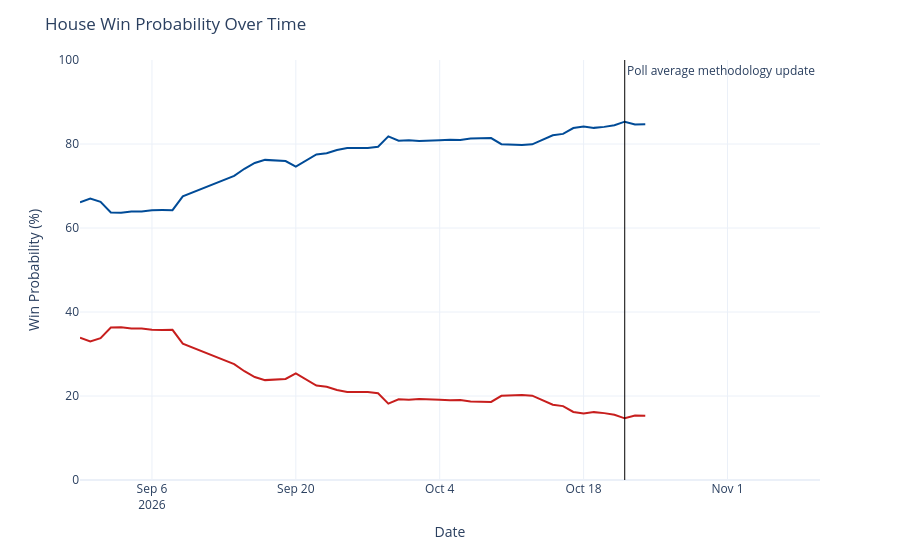

The notebook cell saved with this chart:
### Code cell
chance_over_time = output_ts[(output_ts['geo'] == 'US House') &
                             (output_ts['type'] == 'chance')]
chance_over_time['rep_chance'] = chance_over_time['y'].map(lambda x: 100 - x)
chance_over_time = chance_over_time.rename({'y': 'Democrats', 'rep_chance': 'Republicans'}, axis=1)
chance_time_ser = px.line(chance_over_time, x='date', y=['Democrats', 'Republicans'], template='plotly_white',
                         color_discrete_map={'Democrats': '#004b97', 'Republicans': '#c71e1d'},)
chance_time_ser.update_traces(hovertemplate="%{y:.1f}%")
chance_time_ser.update_layout(
    xaxis=dict(range=[pd.to_datetime('2026-08-30'), pd.to_datetime('2026-11-10')]),
    yaxis=dict(range=[0, 100]),
    xaxis_title='Date',
    yaxis_title='Win Probability (%)',
    title=dict(text="House Win Probability Over Time"),
    hovermode="x",
    showlegend=False
)
chance_time_ser.add_vline(x=pd.to_datetime('2026-10-22').timestamp() * 1000, line_width=1, line_color='black',
                          annotation_text='Poll average methodology update', annotation_position='top right')
chance_time_ser

### Figure 1 — Plotly figure (JSON) as saved in the notebook; plotly's stock layout.template omitted (floating-point values rounded to 4 significant figures)
{"data": [{"hovertemplate": "%{y:.1f}%", "legendgroup": "Democrats", "line": {"color": "#004b97", "dash": "solid"}, "marker": {"symbol": "circle"}, "mode": "lines", "name": "Democrats", "orientation": "v", "showlegend": true, "type": "scatter", "x": ["2026-08-30", "2026-08-31", "2026-09-01", "2026-09-02", "2026-09-03", "2026-09-04", "2026-09-05", "2026-09-06", "2026-09-07", "2026-09-08", "2026-09-09", "2026-09-14", "2026-09-15", "2026-09-16", "2026-09-17", "2026-09-18", "2026-09-19", "2026-09-20", "2026-09-21", "2026-09-22", "2026-09-23", "2026-09-24", "2026-09-25", "2026-09-26", "2026-09-27", "2026-09-28", "2026-09-29", "2026-09-30", "2026-10-01", "2026-10-02", "2026-10-03", "2026-10-04", "2026-10-05", "2026-10-06", "2026-10-07", "2026-10-08", "2026-10-09", "2026-10-10", "2026-10-11", "2026-10-12", "2026-10-13", "2026-10-15", "2026-10-16", "2026-10-17", "2026-10-18", "2026-10-19", "2026-10-20", "2026-10-21", "2026-10-22", "2026-10-23", "2026-10-24"], "xaxis": "x", "y": [66.12, 67.02, 66.25, 63.69, 63.65, 63.91, 63.91, 64.23, 64.27, 64.25, 67.54, 72.39, 74.1, 75.49, 76.22, 76.08, 75.94, 74.59, 76.12, 77.51, 77.78, 78.58, 79.05, 79.05, 79.05, 79.34, 81.82, 80.78, 80.9, 80.69, 80.7, 80.88, 81.01, 80.94, 81.32, 81.39, 81.42, 79.94, 79.78, 79.75, 79.92, 82.09, 82.41, 83.8, 84.17, 83.84, 84.08, 84.45, 85.31, 84.64, 84.7], "yaxis": "y"}, {"hovertemplate": "%{y:.1f}%", "legendgroup": "Republicans", "line": {"color": "#c71e1d", "dash": "solid"}, "marker": {"symbol": "circle"}, "mode": "lines", "name": "Republicans", "orientation": "v", "showlegend": true, "type": "scatter", "x": ["2026-08-30", "2026-08-31", "2026-09-01", "2026-09-02", "2026-09-03", "2026-09-04", "2026-09-05", "2026-09-06", "2026-09-07", "2026-09-08", "2026-09-09", "2026-09-14", "2026-09-15", "2026-09-16", "2026-09-17", "2026-09-18", "2026-09-19", "2026-09-20", "2026-09-21", "2026-09-22", "2026-09-23", "2026-09-24", "2026-09-25", "2026-09-26", "2026-09-27", "2026-09-28", "2026-09-29", "2026-09-30", "2026-10-01", "2026-10-02", "2026-10-03", "2026-10-04", "2026-10-05", "2026-10-06", "2026-10-07", "2026-10-08", "2026-10-09", "2026-10-10", "2026-10-11", "2026-10-12", "2026-10-13", "2026-10-15", "2026-10-16", "2026-10-17", "2026-10-18", "2026-10-19", "2026-10-20", "2026-10-21", "2026-10-22", "2026-10-23", "2026-10-24"], "xaxis": "x", "y": [33.88, 32.98, 33.75, 36.31, 36.35, 36.09, 36.09, 35.77, 35.73, 35.75, 32.46, 27.61, 25.9, 24.51, 23.78, 23.92, 24.06, 25.41, 23.88, 22.49, 22.22, 21.42, 20.95, 20.95, 20.95, 20.66, 18.18, 19.22, 19.1, 19.31, 19.3, 19.12, 18.99, 19.06, 18.68, 18.61, 18.58, 20.06, 20.22, 20.25, 20.08, 17.91, 17.59, 16.2, 15.83, 16.16, 15.92, 15.55, 14.69, 15.36, 15.3], "yaxis": "y"}], "layout": {"annotations": [{"showarrow": false, "text": "Poll average methodology update", "x": 1792627200000, "xanchor": "left", "xref": "x", "y": 1, "yanchor": "top", "yref": "y domain"}], "hovermode": "x", "legend": {"title": {"text": "variable"}, "tracegroupgap": 0}, "margin": {"t": 60}, "shapes": [{"line": {"color": "black", "width": 1}, "type": "line", "x0": 1792627200000, "x1": 1792627200000, "xref": "x", "y0": 0, "y1": 1, "yref": "y domain"}], "showlegend": false, "title": {"text": "House Win Probability Over Time"}, "xaxis": {"anchor": "y", "domain": [0, 1], "range": ["2026-08-30T00:00:00", "2026-11-10T00:00:00"], "title": {"text": "Date"}}, "yaxis": {"anchor": "x", "domain": [0, 1], "range": [0, 100], "title": {"text": "Win Probability (%)"}}}}
